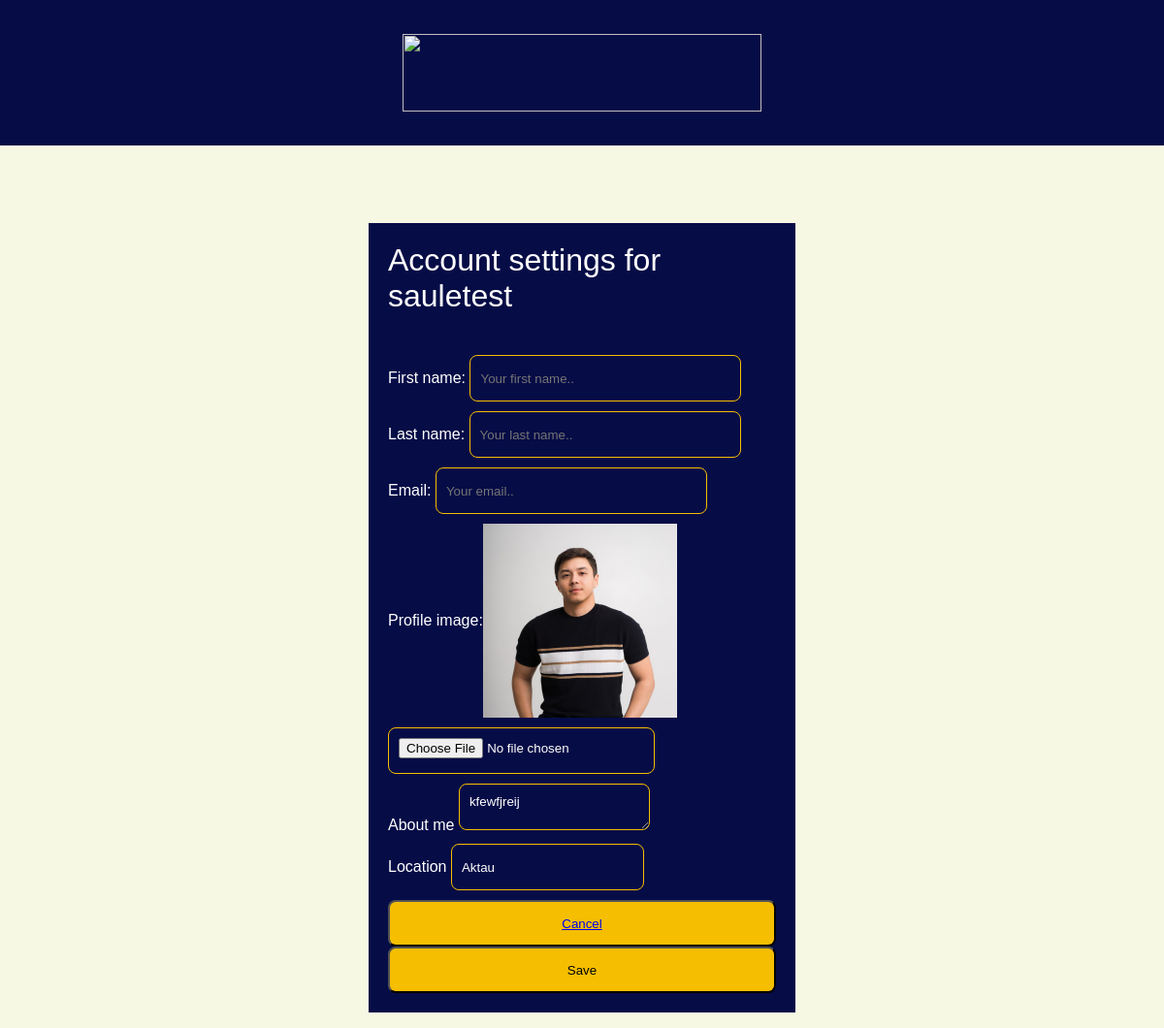
/settings (signed in), run on the app's committed database.
### core/models.py (models this page shows, shortened)
class Profile(models.Model):
    user = models.ForeignKey(User, on_delete=models.CASCADE)
    id_user = models.IntegerField()
    bio = models.TextField(blank=True)
    profileImg = models.ImageField(upload_to='profile_images', default='blank-profile-picture.png')
    location = models.CharField(max_length=100, blank=True)

### core/views.py (the view, shortened to what this page needs)
# urls.py: path('settings', views.settings, name='settings'),
@login_required(login_url='signin')
def settings(request):
    user_profile = Profile.objects.get(user=request.user)
    return render(request, 'setting.html', {'user_profile': user_profile})

### templates/setting.html (shortened to what this page needs)
{% load static %}
<html lang="en">
<head>
    <link rel="stylesheet" href="{% static 'css/style1.css' %}">
</head>
<body>
    <div class="navbar-auth">
        <a href="/"><img src="{% static 'images/logo.png' %} " height="80" width="370"></a>
    </div>
    <div class="settings">
        <form action="" method="POST" enctype="multipart/form-data">
            <div class="auth-input-label" style="display: flex;padding: 20px; background-color: #060C46; ">
                <p style="font-size: 2rem; margin-top: 0; color: white">Account settings for {{user_profile.user}}</p>
                <div >
                    <label class="label-settings"> First name:</label>
                    <input type="text" placeholder="Your first name.." class="auth-input" style="width: 70%" required>
                </div>
                <div>
                    <label class="label-settings"> Last name:</label>
                    <input type="text" placeholder="Your last name.." class="auth-input" style="width: 70%" required>
                </div>
                <div >
                    <label class="label-settings"> Email:</label>
                    <input type="text" placeholder="Your email.." class="auth-input" style="width: 70%">
                </div>
                <div style=" display: flex; align-items: center">
                    <label class="label-settings" > Profile image:</label>
                    <img width="50%" height="50%" src="{{user_profile.profileImg.url}}" alt="">
                </div>
                <div>
                    <input type="file" name="img" placeholder="Put your image here" class="auth-input">
                </div>
                <div >
                    <label class="label-settings">About me</label>
                    <textarea type="text" name="about" rows="3" class="auth-input">{{user_profile.bio}}</textarea>
                </div>
                <div >
                    <label class="label-settings"> Location</label>
                    <input type="text" value="{{user_profile.location}}" name="location" placeholder="" class="auth-input">
                </div>
                <div style="text-align: center">
                    <button class="auth-input-button" style=""><a href="/">Cancel</a></button>
                    <button type="submit" class="auth-input-button"> Save</button>
                </div>
            </div>
        </form>
    </div>
</body>
</html>

### static/css/style1.css (style rules this page uses)
* { font-family: 'Kulim Park', sans-serif; }
body { margin: 0; background-color: #F7F8E4; }
.navbar-auth { display: flex; align-items: center; justify-content: center; background-color:#060C46; height: 150px; }
.auth-input-label { width: 400px; display: flex; flex-direction: column; grid-gap: 10px; }
.auth-input { background-color:#060C46; border: 1px solid #F6BE00 !important; border-radius: 8px; height: 48px; padding: 10px; color: white; }
.auth-input-button { background-color:#F6BE00; height: 3rem; border-radius: 8px; width: 100%; }
.settings { display: flex; justify-content: center; margin-top: 5rem; }
.label-settings { color: white; }

### data on the page
Profile: user "sauletest", profileImg (picture), about "kfewfjreij", location "Aktau"
